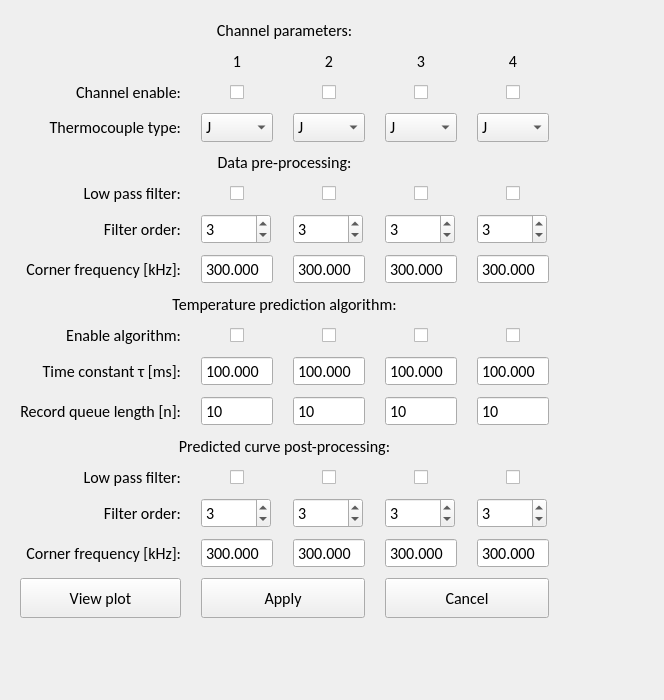
<?xml version="1.0" encoding="UTF-8"?>
<ui version="4.0">
 <class>Form</class>
 <widget class="QWidget" name="Form">
  <property name="sizePolicy">
   <sizepolicy hsizetype="Fixed" vsizetype="Fixed">
    <horstretch>0</horstretch>
    <verstretch>0</verstretch>
   </sizepolicy>
  </property>
  <property name="minimumSize">
   <size>
    <width>664</width>
    <height>700</height>
   </size>
  </property>
  <property name="maximumSize">
   <size>
    <width>664</width>
    <height>700</height>
   </size>
  </property>
  <property name="font">
   <font>
    <family>Calibri</family>
    <pointsize>12</pointsize>
   </font>
  </property>
  <property name="windowTitle">
   <string>Form</string>
  </property>
  <widget class="QWidget" name="">
   <layout class="QGridLayout" name="ChannelParametersLayout">
    <property name="leftMargin">
     <number>20</number>
    </property>
    <property name="rightMargin">
     <number>5</number>
    </property>
    <property name="horizontalSpacing">
     <number>20</number>
    </property>
    <property name="verticalSpacing">
     <number>10</number>
    </property>
    <item row="8" column="2">
     <widget class="QDoubleSpinBox" name="DataLowPassCornerFrequency_2">
      <property name="buttonSymbols">
       <enum>QAbstractSpinBox::NoButtons</enum>
      </property>
      <property name="decimals">
       <number>3</number>
      </property>
      <property name="minimum">
       <double>0.001000000000000</double>
      </property>
      <property name="maximum">
       <double>3200.000000000000000</double>
      </property>
      <property name="value">
       <double>300.000000000000000</double>
      </property>
     </widget>
    </item>
    <item row="16" column="3">
     <widget class="QDoubleSpinBox" name="PostProcessLowPassCornerFrequency_3">
      <property name="buttonSymbols">
       <enum>QAbstractSpinBox::NoButtons</enum>
      </property>
      <property name="decimals">
       <number>3</number>
      </property>
      <property name="minimum">
       <double>0.001000000000000</double>
      </property>
      <property name="maximum">
       <double>3200.000000000000000</double>
      </property>
      <property name="value">
       <double>300.000000000000000</double>
      </property>
     </widget>
    </item>
    <item row="17" column="1" colspan="2">
     <widget class="QPushButton" name="ApplyButton">
      <property name="minimumSize">
       <size>
        <width>120</width>
        <height>40</height>
       </size>
      </property>
      <property name="font">
       <font>
        <family>Calibri</family>
        <pointsize>12</pointsize>
        <italic>false</italic>
       </font>
      </property>
      <property name="text">
       <string>Apply</string>
      </property>
     </widget>
    </item>
    <item row="17" column="3" colspan="2">
     <widget class="QPushButton" name="CancelButton">
      <property name="minimumSize">
       <size>
        <width>120</width>
        <height>40</height>
       </size>
      </property>
      <property name="font">
       <font>
        <family>Calibri</family>
        <pointsize>12</pointsize>
        <italic>false</italic>
       </font>
      </property>
      <property name="text">
       <string>Cancel</string>
      </property>
     </widget>
    </item>
    <item row="16" column="1">
     <widget class="QDoubleSpinBox" name="PostProcessLowPassCornerFrequency_1">
      <property name="buttonSymbols">
       <enum>QAbstractSpinBox::NoButtons</enum>
      </property>
      <property name="decimals">
       <number>3</number>
      </property>
      <property name="minimum">
       <double>0.001000000000000</double>
      </property>
      <property name="maximum">
       <double>3200.000000000000000</double>
      </property>
      <property name="value">
       <double>300.000000000000000</double>
      </property>
     </widget>
    </item>
    <item row="11" column="0">
     <widget class="QLabel" name="label_17">
      <property name="font">
       <font>
        <family>Calibri</family>
        <pointsize>12</pointsize>
        <italic>false</italic>
       </font>
      </property>
      <property name="text">
       <string>Time constant τ [ms]:</string>
      </property>
      <property name="alignment">
       <set>Qt::AlignRight|Qt::AlignTrailing|Qt::AlignVCenter</set>
      </property>
      <property name="margin">
       <number>3</number>
      </property>
     </widget>
    </item>
    <item row="11" column="3">
     <widget class="QDoubleSpinBox" name="PredictionTimeConstant_3">
      <property name="buttonSymbols">
       <enum>QAbstractSpinBox::NoButtons</enum>
      </property>
      <property name="decimals">
       <number>3</number>
      </property>
      <property name="minimum">
       <double>0.001000000000000</double>
      </property>
      <property name="maximum">
       <double>1000.000000000000000</double>
      </property>
      <property name="value">
       <double>100.000000000000000</double>
      </property>
     </widget>
    </item>
    <item row="11" column="4">
     <widget class="QDoubleSpinBox" name="PredictionTimeConstant_4">
      <property name="buttonSymbols">
       <enum>QAbstractSpinBox::NoButtons</enum>
      </property>
      <property name="decimals">
       <number>3</number>
      </property>
      <property name="minimum">
       <double>0.001000000000000</double>
      </property>
      <property name="maximum">
       <double>1000.000000000000000</double>
      </property>
      <property name="value">
       <double>100.000000000000000</double>
      </property>
     </widget>
    </item>
    <item row="7" column="4">
     <widget class="QSpinBox" name="DataLowPassOrder_4">
      <property name="sizePolicy">
       <sizepolicy hsizetype="Fixed" vsizetype="Fixed">
        <horstretch>0</horstretch>
        <verstretch>0</verstretch>
       </sizepolicy>
      </property>
      <property name="minimumSize">
       <size>
        <width>70</width>
        <height>0</height>
       </size>
      </property>
      <property name="maximumSize">
       <size>
        <width>70</width>
        <height>16777215</height>
       </size>
      </property>
      <property name="minimum">
       <number>1</number>
      </property>
      <property name="maximum">
       <number>30</number>
      </property>
      <property name="value">
       <number>3</number>
      </property>
     </widget>
    </item>
    <item row="14" column="0">
     <widget class="QLabel" name="label_21">
      <property name="font">
       <font>
        <family>Calibri</family>
        <pointsize>12</pointsize>
        <italic>false</italic>
       </font>
      </property>
      <property name="text">
       <string>Low pass filter:</string>
      </property>
      <property name="alignment">
       <set>Qt::AlignRight|Qt::AlignTrailing|Qt::AlignVCenter</set>
      </property>
      <property name="margin">
       <number>3</number>
      </property>
     </widget>
    </item>
    <item row="7" column="0">
     <widget class="QLabel" name="label_14">
      <property name="font">
       <font>
        <family>Calibri</family>
        <pointsize>12</pointsize>
        <italic>false</italic>
       </font>
      </property>
      <property name="text">
       <string>Filter order:</string>
      </property>
      <property name="alignment">
       <set>Qt::AlignRight|Qt::AlignTrailing|Qt::AlignVCenter</set>
      </property>
      <property name="margin">
       <number>3</number>
      </property>
     </widget>
    </item>
    <item row="15" column="4">
     <widget class="QSpinBox" name="PostProcessLowPassOrder_4">
      <property name="sizePolicy">
       <sizepolicy hsizetype="Fixed" vsizetype="Fixed">
        <horstretch>0</horstretch>
        <verstretch>0</verstretch>
       </sizepolicy>
      </property>
      <property name="minimumSize">
       <size>
        <width>70</width>
        <height>0</height>
       </size>
      </property>
      <property name="maximumSize">
       <size>
        <width>70</width>
        <height>16777215</height>
       </size>
      </property>
      <property name="minimum">
       <number>1</number>
      </property>
      <property name="maximum">
       <number>30</number>
      </property>
      <property name="value">
       <number>3</number>
      </property>
     </widget>
    </item>
    <item row="3" column="1" alignment="Qt::AlignHCenter">
     <widget class="QCheckBox" name="ChannelEnabled_1">
      <property name="font">
       <font>
        <family>Calibri</family>
        <pointsize>12</pointsize>
        <italic>false</italic>
       </font>
      </property>
      <property name="text">
       <string/>
      </property>
     </widget>
    </item>
    <item row="2" column="1">
     <widget class="QLabel" name="label_3">
      <property name="font">
       <font>
        <family>Calibri</family>
        <pointsize>12</pointsize>
        <italic>false</italic>
       </font>
      </property>
      <property name="text">
       <string>1</string>
      </property>
      <property name="alignment">
       <set>Qt::AlignCenter</set>
      </property>
     </widget>
    </item>
    <item row="8" column="1">
     <widget class="QDoubleSpinBox" name="DataLowPassCornerFrequency_1">
      <property name="buttonSymbols">
       <enum>QAbstractSpinBox::NoButtons</enum>
      </property>
      <property name="decimals">
       <number>3</number>
      </property>
      <property name="minimum">
       <double>0.001000000000000</double>
      </property>
      <property name="maximum">
       <double>3200.000000000000000</double>
      </property>
      <property name="value">
       <double>300.000000000000000</double>
      </property>
     </widget>
    </item>
    <item row="8" column="4">
     <widget class="QDoubleSpinBox" name="DataLowPassCornerFrequency_4">
      <property name="buttonSymbols">
       <enum>QAbstractSpinBox::NoButtons</enum>
      </property>
      <property name="decimals">
       <number>3</number>
      </property>
      <property name="minimum">
       <double>0.001000000000000</double>
      </property>
      <property name="maximum">
       <double>3200.000000000000000</double>
      </property>
      <property name="value">
       <double>300.000000000000000</double>
      </property>
     </widget>
    </item>
    <item row="7" column="1">
     <widget class="QSpinBox" name="DataLowPassOrder_1">
      <property name="sizePolicy">
       <sizepolicy hsizetype="Fixed" vsizetype="Fixed">
        <horstretch>0</horstretch>
        <verstretch>0</verstretch>
       </sizepolicy>
      </property>
      <property name="minimumSize">
       <size>
        <width>70</width>
        <height>0</height>
       </size>
      </property>
      <property name="maximumSize">
       <size>
        <width>70</width>
        <height>16777215</height>
       </size>
      </property>
      <property name="minimum">
       <number>1</number>
      </property>
      <property name="maximum">
       <number>30</number>
      </property>
      <property name="value">
       <number>3</number>
      </property>
     </widget>
    </item>
    <item row="8" column="0">
     <widget class="QLabel" name="label_13">
      <property name="font">
       <font>
        <family>Calibri</family>
        <pointsize>12</pointsize>
        <italic>false</italic>
       </font>
      </property>
      <property name="text">
       <string>Corner frequency [kHz]:</string>
      </property>
      <property name="alignment">
       <set>Qt::AlignRight|Qt::AlignTrailing|Qt::AlignVCenter</set>
      </property>
      <property name="margin">
       <number>3</number>
      </property>
     </widget>
    </item>
    <item row="1" column="0" colspan="5">
     <widget class="QLabel" name="label">
      <property name="font">
       <font>
        <family>Calibri</family>
        <pointsize>12</pointsize>
        <italic>false</italic>
       </font>
      </property>
      <property name="text">
       <string>Channel parameters:</string>
      </property>
      <property name="alignment">
       <set>Qt::AlignCenter</set>
      </property>
     </widget>
    </item>
    <item row="12" column="3">
     <widget class="QSpinBox" name="PredictionQueueLength_3">
      <property name="buttonSymbols">
       <enum>QAbstractSpinBox::NoButtons</enum>
      </property>
      <property name="minimum">
       <number>1</number>
      </property>
      <property name="maximum">
       <number>1000</number>
      </property>
      <property name="value">
       <number>10</number>
      </property>
     </widget>
    </item>
    <item row="14" column="3" alignment="Qt::AlignHCenter">
     <widget class="QCheckBox" name="PostProcessLowPassEnabled_3">
      <property name="font">
       <font>
        <family>Calibri</family>
        <pointsize>12</pointsize>
        <italic>false</italic>
       </font>
      </property>
      <property name="text">
       <string/>
      </property>
     </widget>
    </item>
    <item row="4" column="0">
     <widget class="QLabel" name="label_7">
      <property name="font">
       <font>
        <family>Calibri</family>
        <pointsize>12</pointsize>
        <italic>false</italic>
       </font>
      </property>
      <property name="text">
       <string>Thermocouple type:</string>
      </property>
      <property name="alignment">
       <set>Qt::AlignRight|Qt::AlignTrailing|Qt::AlignVCenter</set>
      </property>
      <property name="margin">
       <number>3</number>
      </property>
     </widget>
    </item>
    <item row="4" column="1">
     <widget class="QComboBox" name="ChannelTcType_1">
      <property name="font">
       <font>
        <family>Calibri</family>
        <pointsize>12</pointsize>
        <italic>false</italic>
       </font>
      </property>
      <item>
       <property name="text">
        <string>J</string>
       </property>
      </item>
      <item>
       <property name="text">
        <string>K</string>
       </property>
      </item>
      <item>
       <property name="text">
        <string>T</string>
       </property>
      </item>
      <item>
       <property name="text">
        <string>E</string>
       </property>
      </item>
     </widget>
    </item>
    <item row="4" column="4">
     <widget class="QComboBox" name="ChannelTcType_4">
      <property name="font">
       <font>
        <family>Calibri</family>
        <pointsize>12</pointsize>
        <italic>false</italic>
       </font>
      </property>
      <item>
       <property name="text">
        <string>J</string>
       </property>
      </item>
      <item>
       <property name="text">
        <string>K</string>
       </property>
      </item>
      <item>
       <property name="text">
        <string>T</string>
       </property>
      </item>
      <item>
       <property name="text">
        <string>E</string>
       </property>
      </item>
     </widget>
    </item>
    <item row="3" column="3" alignment="Qt::AlignHCenter">
     <widget class="QCheckBox" name="ChannelEnabled_3">
      <property name="font">
       <font>
        <family>Calibri</family>
        <pointsize>12</pointsize>
        <italic>false</italic>
       </font>
      </property>
      <property name="text">
       <string/>
      </property>
     </widget>
    </item>
    <item row="16" column="0">
     <widget class="QLabel" name="label_20">
      <property name="font">
       <font>
        <family>Calibri</family>
        <pointsize>12</pointsize>
        <italic>false</italic>
       </font>
      </property>
      <property name="text">
       <string>Corner frequency [kHz]:</string>
      </property>
      <property name="alignment">
       <set>Qt::AlignRight|Qt::AlignTrailing|Qt::AlignVCenter</set>
      </property>
      <property name="margin">
       <number>3</number>
      </property>
     </widget>
    </item>
    <item row="13" column="0" colspan="5">
     <widget class="QLabel" name="label_19">
      <property name="font">
       <font>
        <family>Calibri</family>
        <pointsize>12</pointsize>
        <italic>false</italic>
       </font>
      </property>
      <property name="text">
       <string>Predicted curve post-processing:</string>
      </property>
      <property name="alignment">
       <set>Qt::AlignCenter</set>
      </property>
     </widget>
    </item>
    <item row="6" column="4" alignment="Qt::AlignHCenter">
     <widget class="QCheckBox" name="DataLowPassEnabled_4">
      <property name="font">
       <font>
        <family>Calibri</family>
        <pointsize>12</pointsize>
        <italic>false</italic>
       </font>
      </property>
      <property name="text">
       <string/>
      </property>
     </widget>
    </item>
    <item row="6" column="0">
     <widget class="QLabel" name="label_12">
      <property name="font">
       <font>
        <family>Calibri</family>
        <pointsize>12</pointsize>
        <italic>false</italic>
       </font>
      </property>
      <property name="text">
       <string>Low pass filter:</string>
      </property>
      <property name="alignment">
       <set>Qt::AlignRight|Qt::AlignTrailing|Qt::AlignVCenter</set>
      </property>
      <property name="margin">
       <number>3</number>
      </property>
     </widget>
    </item>
    <item row="15" column="3">
     <widget class="QSpinBox" name="PostProcessLowPassOrder_3">
      <property name="sizePolicy">
       <sizepolicy hsizetype="Fixed" vsizetype="Fixed">
        <horstretch>0</horstretch>
        <verstretch>0</verstretch>
       </sizepolicy>
      </property>
      <property name="minimumSize">
       <size>
        <width>70</width>
        <height>0</height>
       </size>
      </property>
      <property name="maximumSize">
       <size>
        <width>70</width>
        <height>16777215</height>
       </size>
      </property>
      <property name="minimum">
       <number>1</number>
      </property>
      <property name="maximum">
       <number>30</number>
      </property>
      <property name="value">
       <number>3</number>
      </property>
     </widget>
    </item>
    <item row="6" column="1" alignment="Qt::AlignHCenter">
     <widget class="QCheckBox" name="DataLowPassEnabled_1">
      <property name="font">
       <font>
        <family>Calibri</family>
        <pointsize>12</pointsize>
        <italic>false</italic>
       </font>
      </property>
      <property name="text">
       <string/>
      </property>
     </widget>
    </item>
    <item row="2" column="4">
     <widget class="QLabel" name="label_6">
      <property name="font">
       <font>
        <family>Calibri</family>
        <pointsize>12</pointsize>
        <italic>false</italic>
       </font>
      </property>
      <property name="text">
       <string>4</string>
      </property>
      <property name="alignment">
       <set>Qt::AlignCenter</set>
      </property>
     </widget>
    </item>
    <item row="14" column="2" alignment="Qt::AlignHCenter">
     <widget class="QCheckBox" name="PostProcessLowPassEnabled_2">
      <property name="font">
       <font>
        <family>Calibri</family>
        <pointsize>12</pointsize>
        <italic>false</italic>
       </font>
      </property>
      <property name="text">
       <string/>
      </property>
     </widget>
    </item>
    <item row="5" column="0" colspan="5">
     <widget class="QLabel" name="label_11">
      <property name="font">
       <font>
        <family>Calibri</family>
        <pointsize>12</pointsize>
        <italic>false</italic>
       </font>
      </property>
      <property name="text">
       <string>Data pre-processing:</string>
      </property>
      <property name="alignment">
       <set>Qt::AlignCenter</set>
      </property>
     </widget>
    </item>
    <item row="4" column="2">
     <widget class="QComboBox" name="ChannelTcType_2">
      <property name="font">
       <font>
        <family>Calibri</family>
        <pointsize>12</pointsize>
        <italic>false</italic>
       </font>
      </property>
      <item>
       <property name="text">
        <string>J</string>
       </property>
      </item>
      <item>
       <property name="text">
        <string>K</string>
       </property>
      </item>
      <item>
       <property name="text">
        <string>T</string>
       </property>
      </item>
      <item>
       <property name="text">
        <string>E</string>
       </property>
      </item>
     </widget>
    </item>
    <item row="15" column="2">
     <widget class="QSpinBox" name="PostProcessLowPassOrder_2">
      <property name="sizePolicy">
       <sizepolicy hsizetype="Fixed" vsizetype="Fixed">
        <horstretch>0</horstretch>
        <verstretch>0</verstretch>
       </sizepolicy>
      </property>
      <property name="minimumSize">
       <size>
        <width>70</width>
        <height>0</height>
       </size>
      </property>
      <property name="maximumSize">
       <size>
        <width>70</width>
        <height>16777215</height>
       </size>
      </property>
      <property name="minimum">
       <number>1</number>
      </property>
      <property name="maximum">
       <number>30</number>
      </property>
      <property name="value">
       <number>3</number>
      </property>
     </widget>
    </item>
    <item row="16" column="4">
     <widget class="QDoubleSpinBox" name="PostProcessLowPassCornerFrequency_4">
      <property name="buttonSymbols">
       <enum>QAbstractSpinBox::NoButtons</enum>
      </property>
      <property name="decimals">
       <number>3</number>
      </property>
      <property name="minimum">
       <double>0.001000000000000</double>
      </property>
      <property name="maximum">
       <double>3200.000000000000000</double>
      </property>
      <property name="value">
       <double>300.000000000000000</double>
      </property>
     </widget>
    </item>
    <item row="7" column="2">
     <widget class="QSpinBox" name="DataLowPassOrder_2">
      <property name="sizePolicy">
       <sizepolicy hsizetype="Fixed" vsizetype="Fixed">
        <horstretch>0</horstretch>
        <verstretch>0</verstretch>
       </sizepolicy>
      </property>
      <property name="minimumSize">
       <size>
        <width>70</width>
        <height>0</height>
       </size>
      </property>
      <property name="maximumSize">
       <size>
        <width>70</width>
        <height>16777215</height>
       </size>
      </property>
      <property name="minimum">
       <number>1</number>
      </property>
      <property name="maximum">
       <number>30</number>
      </property>
      <property name="value">
       <number>3</number>
      </property>
     </widget>
    </item>
    <item row="16" column="2">
     <widget class="QDoubleSpinBox" name="PostProcessLowPassCornerFrequency_2">
      <property name="buttonSymbols">
       <enum>QAbstractSpinBox::NoButtons</enum>
      </property>
      <property name="decimals">
       <number>3</number>
      </property>
      <property name="minimum">
       <double>0.001000000000000</double>
      </property>
      <property name="maximum">
       <double>3200.000000000000000</double>
      </property>
      <property name="value">
       <double>300.000000000000000</double>
      </property>
     </widget>
    </item>
    <item row="10" column="2" alignment="Qt::AlignHCenter">
     <widget class="QCheckBox" name="PredictionEnabled_2">
      <property name="font">
       <font>
        <family>Calibri</family>
        <pointsize>12</pointsize>
        <italic>false</italic>
       </font>
      </property>
      <property name="text">
       <string/>
      </property>
     </widget>
    </item>
    <item row="6" column="3" alignment="Qt::AlignHCenter">
     <widget class="QCheckBox" name="DataLowPassEnabled_3">
      <property name="font">
       <font>
        <family>Calibri</family>
        <pointsize>12</pointsize>
        <italic>false</italic>
       </font>
      </property>
      <property name="text">
       <string/>
      </property>
     </widget>
    </item>
    <item row="7" column="3">
     <widget class="QSpinBox" name="DataLowPassOrder_3">
      <property name="sizePolicy">
       <sizepolicy hsizetype="Fixed" vsizetype="Fixed">
        <horstretch>0</horstretch>
        <verstretch>0</verstretch>
       </sizepolicy>
      </property>
      <property name="minimumSize">
       <size>
        <width>70</width>
        <height>0</height>
       </size>
      </property>
      <property name="maximumSize">
       <size>
        <width>70</width>
        <height>16777215</height>
       </size>
      </property>
      <property name="minimum">
       <number>1</number>
      </property>
      <property name="maximum">
       <number>30</number>
      </property>
      <property name="value">
       <number>3</number>
      </property>
     </widget>
    </item>
    <item row="3" column="2" alignment="Qt::AlignHCenter">
     <widget class="QCheckBox" name="ChannelEnabled_2">
      <property name="font">
       <font>
        <family>Calibri</family>
        <pointsize>12</pointsize>
        <italic>false</italic>
       </font>
      </property>
      <property name="text">
       <string/>
      </property>
     </widget>
    </item>
    <item row="6" column="2" alignment="Qt::AlignHCenter">
     <widget class="QCheckBox" name="DataLowPassEnabled_2">
      <property name="font">
       <font>
        <family>Calibri</family>
        <pointsize>12</pointsize>
        <italic>false</italic>
       </font>
      </property>
      <property name="text">
       <string/>
      </property>
     </widget>
    </item>
    <item row="9" column="0" colspan="5">
     <widget class="QLabel" name="label_15">
      <property name="font">
       <font>
        <family>Calibri</family>
        <pointsize>12</pointsize>
        <italic>false</italic>
       </font>
      </property>
      <property name="text">
       <string>Temperature prediction algorithm:</string>
      </property>
      <property name="alignment">
       <set>Qt::AlignCenter</set>
      </property>
     </widget>
    </item>
    <item row="4" column="3">
     <widget class="QComboBox" name="ChannelTcType_3">
      <property name="font">
       <font>
        <family>Calibri</family>
        <pointsize>12</pointsize>
        <italic>false</italic>
       </font>
      </property>
      <item>
       <property name="text">
        <string>J</string>
       </property>
      </item>
      <item>
       <property name="text">
        <string>K</string>
       </property>
      </item>
      <item>
       <property name="text">
        <string>T</string>
       </property>
      </item>
      <item>
       <property name="text">
        <string>E</string>
       </property>
      </item>
     </widget>
    </item>
    <item row="15" column="1">
     <widget class="QSpinBox" name="PostProcessLowPassOrder_1">
      <property name="sizePolicy">
       <sizepolicy hsizetype="Fixed" vsizetype="Fixed">
        <horstretch>0</horstretch>
        <verstretch>0</verstretch>
       </sizepolicy>
      </property>
      <property name="minimumSize">
       <size>
        <width>70</width>
        <height>0</height>
       </size>
      </property>
      <property name="maximumSize">
       <size>
        <width>70</width>
        <height>16777215</height>
       </size>
      </property>
      <property name="minimum">
       <number>1</number>
      </property>
      <property name="maximum">
       <number>30</number>
      </property>
      <property name="value">
       <number>3</number>
      </property>
     </widget>
    </item>
    <item row="11" column="1">
     <widget class="QDoubleSpinBox" name="PredictionTimeConstant_1">
      <property name="buttonSymbols">
       <enum>QAbstractSpinBox::NoButtons</enum>
      </property>
      <property name="decimals">
       <number>3</number>
      </property>
      <property name="minimum">
       <double>0.001000000000000</double>
      </property>
      <property name="maximum">
       <double>1000.000000000000000</double>
      </property>
      <property name="value">
       <double>100.000000000000000</double>
      </property>
     </widget>
    </item>
    <item row="14" column="4" alignment="Qt::AlignHCenter">
     <widget class="QCheckBox" name="PostProcessLowPassEnabled_4">
      <property name="font">
       <font>
        <family>Calibri</family>
        <pointsize>12</pointsize>
        <italic>false</italic>
       </font>
      </property>
      <property name="text">
       <string/>
      </property>
     </widget>
    </item>
    <item row="8" column="3">
     <widget class="QDoubleSpinBox" name="DataLowPassCornerFrequency_3">
      <property name="buttonSymbols">
       <enum>QAbstractSpinBox::NoButtons</enum>
      </property>
      <property name="decimals">
       <number>3</number>
      </property>
      <property name="minimum">
       <double>0.001000000000000</double>
      </property>
      <property name="maximum">
       <double>3200.000000000000000</double>
      </property>
      <property name="value">
       <double>300.000000000000000</double>
      </property>
     </widget>
    </item>
    <item row="14" column="1" alignment="Qt::AlignHCenter">
     <widget class="QCheckBox" name="PostProcessLowPassEnabled_1">
      <property name="font">
       <font>
        <family>Calibri</family>
        <pointsize>12</pointsize>
        <italic>false</italic>
       </font>
      </property>
      <property name="text">
       <string/>
      </property>
     </widget>
    </item>
    <item row="2" column="2">
     <widget class="QLabel" name="label_4">
      <property name="font">
       <font>
        <family>Calibri</family>
        <pointsize>12</pointsize>
        <italic>false</italic>
       </font>
      </property>
      <property name="text">
       <string>2</string>
      </property>
      <property name="alignment">
       <set>Qt::AlignCenter</set>
      </property>
     </widget>
    </item>
    <item row="18" column="2">
     <spacer name="verticalSpacer_4">
      <property name="orientation">
       <enum>Qt::Vertical</enum>
      </property>
      <property name="sizeHint" stdset="0">
       <size>
        <width>20</width>
        <height>20</height>
       </size>
      </property>
     </spacer>
    </item>
    <item row="3" column="0">
     <widget class="QLabel" name="label_2">
      <property name="font">
       <font>
        <family>Calibri</family>
        <pointsize>12</pointsize>
        <italic>false</italic>
       </font>
      </property>
      <property name="text">
       <string>Channel enable:</string>
      </property>
      <property name="alignment">
       <set>Qt::AlignRight|Qt::AlignTrailing|Qt::AlignVCenter</set>
      </property>
      <property name="margin">
       <number>3</number>
      </property>
     </widget>
    </item>
    <item row="15" column="0">
     <widget class="QLabel" name="label_22">
      <property name="font">
       <font>
        <family>Calibri</family>
        <pointsize>12</pointsize>
        <italic>false</italic>
       </font>
      </property>
      <property name="text">
       <string>Filter order:</string>
      </property>
      <property name="alignment">
       <set>Qt::AlignRight|Qt::AlignTrailing|Qt::AlignVCenter</set>
      </property>
      <property name="margin">
       <number>3</number>
      </property>
     </widget>
    </item>
    <item row="11" column="2">
     <widget class="QDoubleSpinBox" name="PredictionTimeConstant_2">
      <property name="buttonSymbols">
       <enum>QAbstractSpinBox::NoButtons</enum>
      </property>
      <property name="decimals">
       <number>3</number>
      </property>
      <property name="minimum">
       <double>0.001000000000000</double>
      </property>
      <property name="maximum">
       <double>1000.000000000000000</double>
      </property>
      <property name="value">
       <double>100.000000000000000</double>
      </property>
     </widget>
    </item>
    <item row="10" column="1" alignment="Qt::AlignHCenter">
     <widget class="QCheckBox" name="PredictionEnabled_1">
      <property name="font">
       <font>
        <family>Calibri</family>
        <pointsize>12</pointsize>
        <italic>false</italic>
       </font>
      </property>
      <property name="text">
       <string/>
      </property>
     </widget>
    </item>
    <item row="10" column="0">
     <widget class="QLabel" name="label_16">
      <property name="font">
       <font>
        <family>Calibri</family>
        <pointsize>12</pointsize>
        <italic>false</italic>
       </font>
      </property>
      <property name="text">
       <string>Enable algorithm:</string>
      </property>
      <property name="alignment">
       <set>Qt::AlignRight|Qt::AlignTrailing|Qt::AlignVCenter</set>
      </property>
      <property name="margin">
       <number>3</number>
      </property>
     </widget>
    </item>
    <item row="12" column="4">
     <widget class="QSpinBox" name="PredictionQueueLength_4">
      <property name="buttonSymbols">
       <enum>QAbstractSpinBox::NoButtons</enum>
      </property>
      <property name="minimum">
       <number>1</number>
      </property>
      <property name="maximum">
       <number>1000</number>
      </property>
      <property name="value">
       <number>10</number>
      </property>
     </widget>
    </item>
    <item row="12" column="0">
     <widget class="QLabel" name="label_18">
      <property name="font">
       <font>
        <family>Calibri</family>
        <pointsize>12</pointsize>
        <italic>false</italic>
       </font>
      </property>
      <property name="text">
       <string>Record queue length [n]:</string>
      </property>
      <property name="alignment">
       <set>Qt::AlignRight|Qt::AlignTrailing|Qt::AlignVCenter</set>
      </property>
      <property name="margin">
       <number>3</number>
      </property>
     </widget>
    </item>
    <item row="12" column="2">
     <widget class="QSpinBox" name="PredictionQueueLength_2">
      <property name="buttonSymbols">
       <enum>QAbstractSpinBox::NoButtons</enum>
      </property>
      <property name="minimum">
       <number>1</number>
      </property>
      <property name="maximum">
       <number>1000</number>
      </property>
      <property name="value">
       <number>10</number>
      </property>
     </widget>
    </item>
    <item row="12" column="1">
     <widget class="QSpinBox" name="PredictionQueueLength_1">
      <property name="buttonSymbols">
       <enum>QAbstractSpinBox::NoButtons</enum>
      </property>
      <property name="minimum">
       <number>1</number>
      </property>
      <property name="maximum">
       <number>1000</number>
      </property>
      <property name="value">
       <number>10</number>
      </property>
     </widget>
    </item>
    <item row="3" column="4" alignment="Qt::AlignHCenter">
     <widget class="QCheckBox" name="ChannelEnabled_4">
      <property name="font">
       <font>
        <family>Calibri</family>
        <pointsize>12</pointsize>
        <italic>false</italic>
       </font>
      </property>
      <property name="text">
       <string/>
      </property>
     </widget>
    </item>
    <item row="10" column="4" alignment="Qt::AlignHCenter">
     <widget class="QCheckBox" name="PredictionEnabled_4">
      <property name="font">
       <font>
        <family>Calibri</family>
        <pointsize>12</pointsize>
        <italic>false</italic>
       </font>
      </property>
      <property name="text">
       <string/>
      </property>
     </widget>
    </item>
    <item row="2" column="3">
     <widget class="QLabel" name="label_5">
      <property name="font">
       <font>
        <family>Calibri</family>
        <pointsize>12</pointsize>
        <italic>false</italic>
       </font>
      </property>
      <property name="text">
       <string>3</string>
      </property>
      <property name="alignment">
       <set>Qt::AlignCenter</set>
      </property>
     </widget>
    </item>
    <item row="10" column="3" alignment="Qt::AlignHCenter">
     <widget class="QCheckBox" name="PredictionEnabled_3">
      <property name="font">
       <font>
        <family>Calibri</family>
        <pointsize>12</pointsize>
        <italic>false</italic>
       </font>
      </property>
      <property name="text">
       <string/>
      </property>
     </widget>
    </item>
    <item row="0" column="2">
     <spacer name="verticalSpacer_3">
      <property name="orientation">
       <enum>Qt::Vertical</enum>
      </property>
      <property name="sizeHint" stdset="0">
       <size>
        <width>20</width>
        <height>20</height>
       </size>
      </property>
     </spacer>
    </item>
    <item row="17" column="0">
     <widget class="QPushButton" name="ViewPlotButton">
      <property name="minimumSize">
       <size>
        <width>120</width>
        <height>40</height>
       </size>
      </property>
      <property name="font">
       <font>
        <family>Calibri</family>
        <pointsize>12</pointsize>
        <italic>false</italic>
       </font>
      </property>
      <property name="text">
       <string>View plot</string>
      </property>
     </widget>
    </item>
   </layout>
  </widget>
 </widget>
 <resources/>
 <connections/>
</ui>
